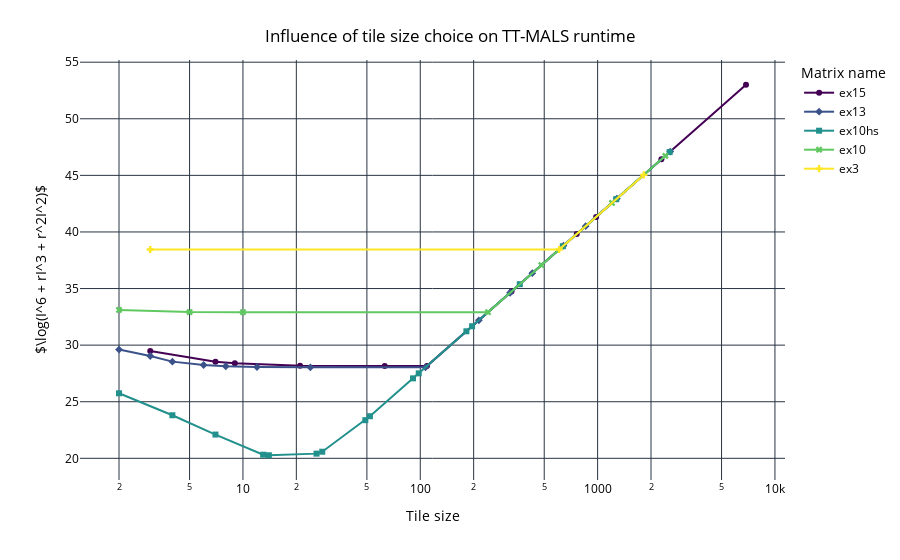

Source (notebook cell):
### Markdown cell above
Tile size choice effects (baseline)

### Code cell
# Tile size choice influence on TT-MALS runtime
fig = px.line(baseline_df, x="tile_size", y="log_obj_func", color='matrix_name', symbol="matrix_name", markers=True, log_x=True,
              color_discrete_map=matrix_color_map,
              labels={
                     "tile_size": "Tile size",
                     "matrix_name": "Matrix name",
                 }
              )
fig.update_layout(
    title={
        'text': "Influence of tile size choice on TT-MALS runtime",
        'x':0.5,
        'xanchor': 'center',
        'yanchor': 'top'
    },
    plot_bgcolor='white',   # Plot area background color
    paper_bgcolor='white',  # Entire figure background color
    font=dict(color='black'), # Font color
    yaxis_title=r'$\log(I^6 + rI^3 + r^2I^2)$'
)
fig.show()
fig.write_image("plots/baseline_tile_size_vs_log_obj_func.pdf")

### Figure 1 — Plotly figure (JSON) as saved in the notebook; plotly's stock layout.template omitted (floating-point values rounded to 4 significant figures)
{"data": [{"hovertemplate": "Matrix name=ex15<br>Tile size=%{x}<br>log_obj_func=%{y}<extra></extra>", "legendgroup": "ex15", "line": {"color": "rgb(68, 1, 84)", "dash": "solid"}, "marker": {"symbol": "circle"}, "mode": "lines+markers", "name": "ex15", "orientation": "v", "showlegend": true, "x": [3.0, 7.0, 9.0, 21.0, 63.0, 109.0, 327.0, 763.0, 981.0, 2289.0, 6867.0], "xaxis": "x", "y": [29.48, 28.54, 28.39, 28.19, 28.15, 28.15, 34.74, 39.82, 41.33, 46.42, 53.01], "yaxis": "y", "type": "scatter"}, {"hovertemplate": "Matrix name=ex13<br>Tile size=%{x}<br>log_obj_func=%{y}<extra></extra>", "legendgroup": "ex13", "line": {"color": "rgb(59, 81, 138)", "dash": "solid"}, "marker": {"symbol": "diamond"}, "mode": "lines+markers", "name": "ex13", "orientation": "v", "showlegend": true, "x": [2.0, 3.0, 4.0, 6.0, 8.0, 12.0, 24.0, 107.0, 214.0, 321.0, 428.0, 642.0, 856.0, 1284.0, 2568.0], "xaxis": "x", "y": [29.61, 29.04, 28.54, 28.25, 28.14, 28.07, 28.04, 28.04, 32.2, 34.63, 36.35, 38.79, 40.51, 42.95, 47.11], "yaxis": "y", "type": "scatter"}, {"hovertemplate": "Matrix name=ex10hs<br>Tile size=%{x}<br>log_obj_func=%{y}<extra></extra>", "legendgroup": "ex10hs", "line": {"color": "rgb(34, 144, 140)", "dash": "solid"}, "marker": {"symbol": "square"}, "mode": "lines+markers", "name": "ex10hs", "orientation": "v", "showlegend": true, "x": [2.0, 4.0, 7.0, 13.0, 14.0, 26.0, 28.0, 49.0, 52.0, 91.0, 98.0, 182.0, 196.0, 364.0, 637.0, 1274.0, 2548.0], "xaxis": "x", "y": [25.75, 23.81, 22.1, 20.32, 20.27, 20.41, 20.58, 23.37, 23.72, 27.07, 27.51, 31.22, 31.67, 35.38, 38.74, 42.9, 47.06], "yaxis": "y", "type": "scatter"}, {"hovertemplate": "Matrix name=ex10<br>Tile size=%{x}<br>log_obj_func=%{y}<extra></extra>", "legendgroup": "ex10", "line": {"color": "rgb(96, 200, 96)", "dash": "solid"}, "marker": {"symbol": "x"}, "mode": "lines+markers", "name": "ex10", "orientation": "v", "showlegend": true, "x": [2.0, 5.0, 10.0, 241.0, 482.0, 1205.0, 2410.0], "xaxis": "x", "y": [33.11, 32.92, 32.91, 32.91, 37.07, 42.57, 46.72], "yaxis": "y", "type": "scatter"}, {"hovertemplate": "Matrix name=ex3<br>Tile size=%{x}<br>log_obj_func=%{y}<extra></extra>", "legendgroup": "ex3", "line": {"color": "rgb(253, 231, 37)", "dash": "solid"}, "marker": {"symbol": "cross"}, "mode": "lines+markers", "name": "ex3", "orientation": "v", "showlegend": true, "x": [3.0, 607.0, 1821.0], "xaxis": "x", "y": [38.45, 38.45, 45.04], "yaxis": "y", "type": "scatter"}], "layout": {"xaxis": {"anchor": "y", "domain": [0.0, 1.0], "title": {"text": "Tile size"}, "type": "log"}, "yaxis": {"anchor": "x", "domain": [0.0, 1.0], "title": {"text": "$\\log(I^6 + rI^3 + r^2I^2)$"}}, "legend": {"title": {"text": "Matrix name"}, "tracegroupgap": 0}, "margin": {"t": 60}, "title": {"text": "Influence of tile size choice on TT-MALS runtime", "x": 0.5, "xanchor": "center", "yanchor": "top"}, "font": {"color": "black"}, "plot_bgcolor": "white", "paper_bgcolor": "white"}}
